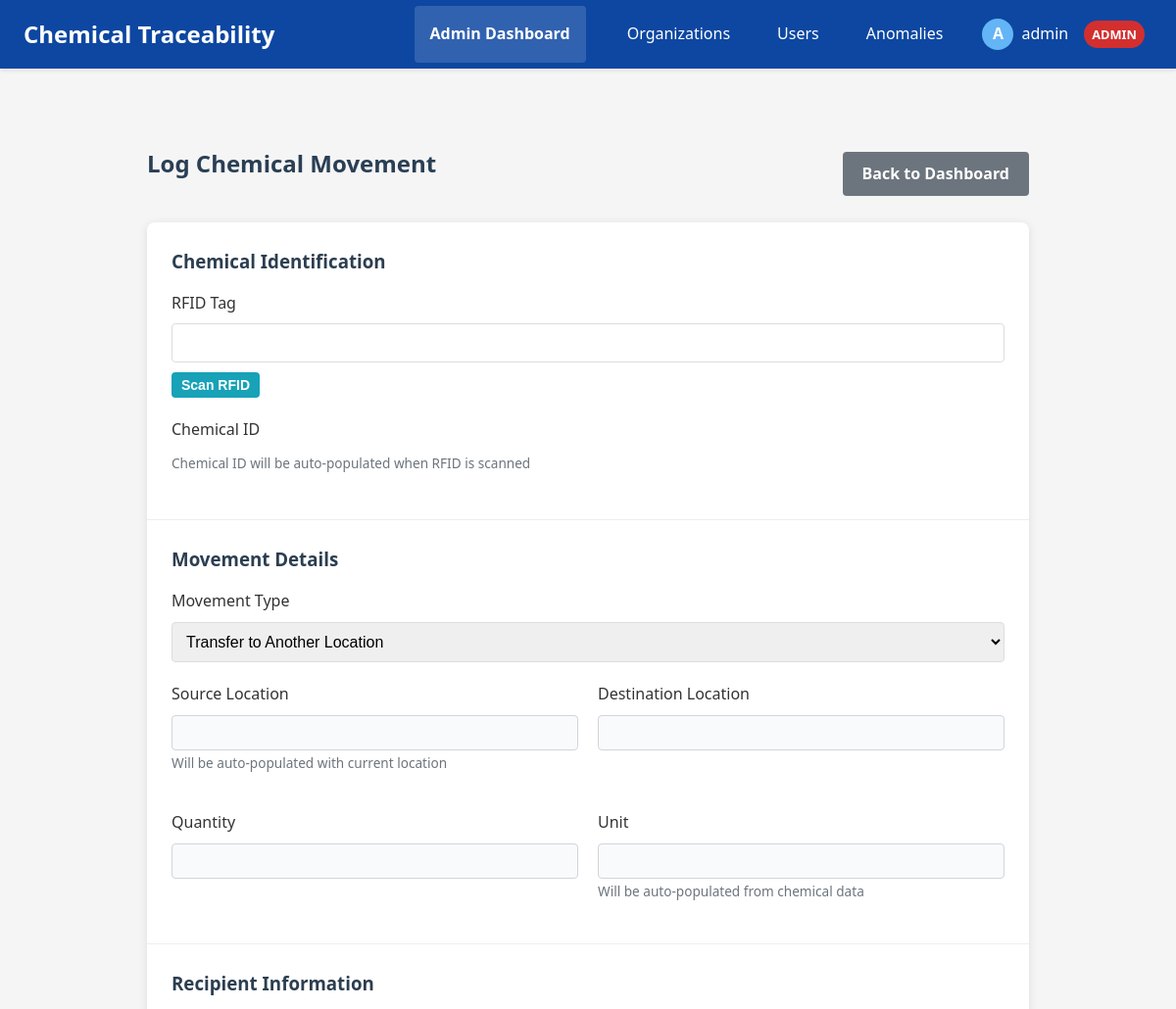
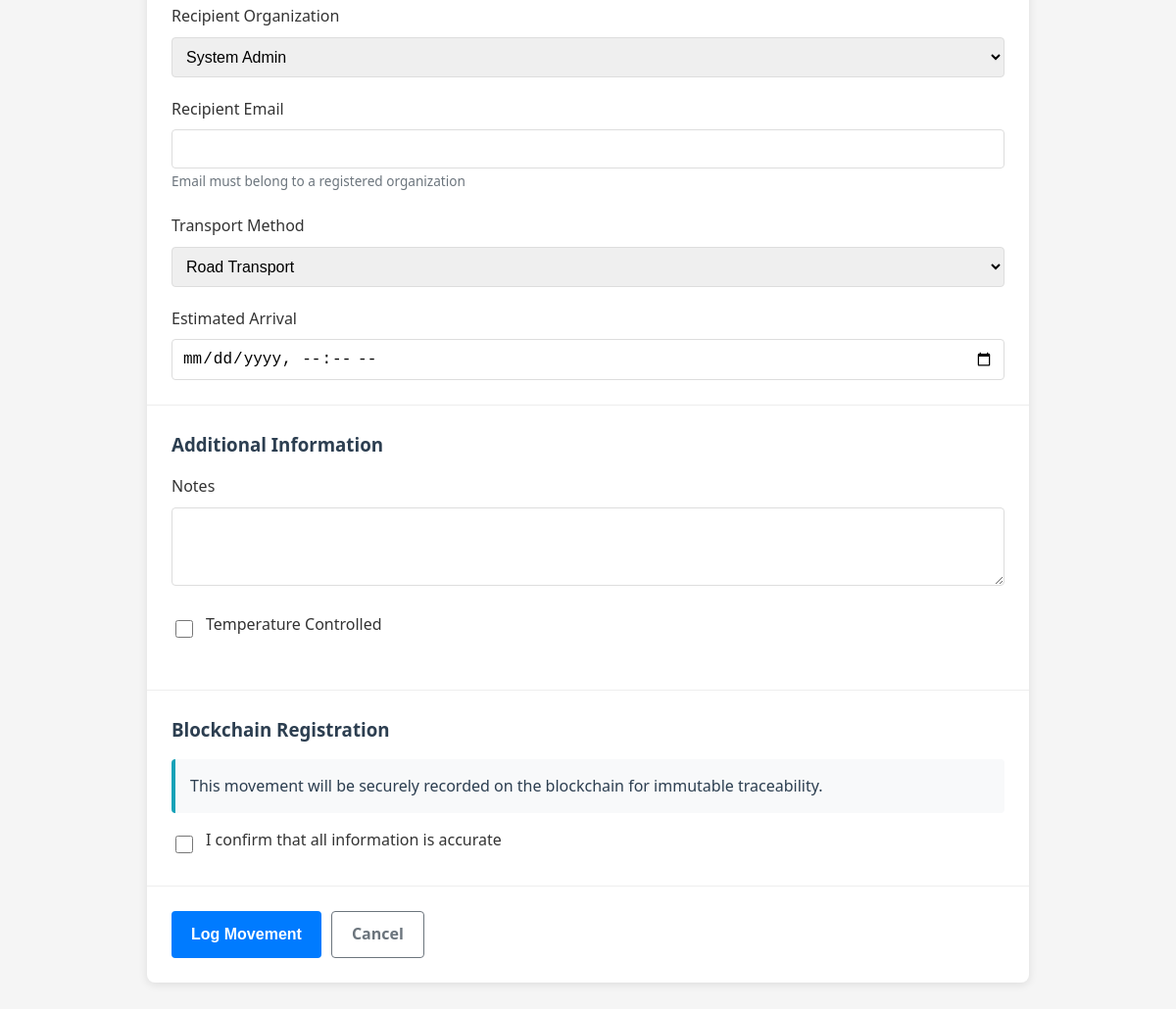
Page /distributor/log-movement (signed in) on the committed database (2 pictures, top to bottom).
### app/models.py (models this page shows, shortened)
class User(UserMixin, db.Model):
    id = db.Column(db.Integer, primary_key=True)
    username = db.Column(db.String(80), unique=True, nullable=False)
    email = db.Column(db.String(120), unique=True, nullable=False)
    password_hash = db.Column(db.String(128), nullable=False)
    first_name = db.Column(db.String(50), nullable=True)
    last_name = db.Column(db.String(50), nullable=True)
    role = db.Column(db.Enum(RoleType), nullable=False)
    active = db.Column(db.Boolean, default=True)
    created_at = db.Column(db.DateTime, default=datetime.utcnow)
    last_login = db.Column(db.DateTime, nullable=True)
    organization_id = db.Column(db.Integer, db.ForeignKey('organization.id'))
    is_admin = db.Column(db.Boolean, default=False)
    def has_role(self, role_type):
        if self.is_admin:
            return True

### app/routes/distributor.py (the view, shortened to what this page needs)
@distributor_bp.route('/log-movement', methods=['GET', 'POST'])
@login_required
@distributor_required
def log_movement():
    form = MovementForm()
    form.recipient_organization.choices = [(org.id, org.name) for org in
                                          Organization.query.filter_by(active=True).all()]
    return render_template('distributor/log_movement.html', form=form)

### app/templates/distributor/log_movement.html (shortened to what this page needs)
{% extends "base.html" %}
{% block content %}
<div class="content-container">
  <div class="header-with-actions">
    <h2>Log Chemical Movement</h2>
    <div class="action-buttons">
      <a href="{{ url_for('dashboard_bp.dashboard') }}" class="btn btn-secondary">Back to Dashboard</a>
    </div>
  </div>
  <div class="form-container">
    <form method="POST" action="{{ url_for('distributor_bp.log_movement') }}">
      <div class="form-section">
        <h3>Chemical Identification</h3>
        <div class="form-group">
          {{ form.rfid_tag.label }} {{ form.rfid_tag(class="form-control") }}
          <div class="rfid-scanner-container">
            <button type="button" id="scanRfidBtn" class="btn btn-info btn-sm">
               Scan RFID
            </button>
          </div>
        </div>
        <div class="form-group">
          {{ form.chemical_id.label }} {{ form.chemical_id(class="form-control") }}
          <small class="form-text text-muted">Chemical ID will be auto-populated when RFID is scanned</small>
        </div>
      </div>
      <div class="form-section">
        <h3>Movement Details</h3>
        <div class="form-group">
          {{ form.movement_type.label }} {{ form.movement_type(class="form-control") }}
        </div>
        <div class="form-row">
          <div class="form-group half">
            {{ form.source_location.label }} {{ form.source_location(class="form-control") }}
            <small class="form-text text-muted">Will be auto-populated with current location</small>
          </div>
          <div class="form-group half">
            {{ form.destination_location.label }} {{ form.destination_location(class="form-control") }}
          </div>
        </div>
        <div class="form-row">
          <div class="form-group half">
            {{ form.quantity.label }} {{ form.quantity(class="form-control", type="number", step="0.01") }}
          </div>
          <div class="form-group half">
            {{ form.unit.label }} {{ form.unit(class="form-control") }}
            <small class="form-text text-muted">Will be auto-populated from chemical data</small>
          </div>
        </div>
      </div>
      <div class="form-section">
        <h3>Recipient Information</h3>
        <div class="form-group">
          {{ form.recipient_organization.label }} {{ form.recipient_organization(class="form-control") }}
        </div>
        <div class="form-group">
          {{ form.recipient_email.label }} {{ form.recipient_email(class="form-control") }}
          <small class="form-text text-muted">Email must belong to a registered organization</small>
        </div>
        <div class="form-group">
          {{ form.transport_method.label }} {{ form.transport_method(class="form-control") }}
        </div>
        <div class="form-group">
          {{ form.estimated_arrival.label }} {{ form.estimated_arrival(class="form-control", type="datetime-local") }}
        </div>
      </div>
      <div class="form-section">
        <h3>Additional Information</h3>
        <div class="form-group">
          {{ form.notes.label }} {{ form.notes(class="form-control", rows=3) }}
        </div>
        <div class="form-group checkbox-group">
          {{ form.temperature_controlled(class="form-check-input") }}
          {{ form.temperature_controlled.label(class="form-check-label") }}
        </div>
      </div>
      <div class="form-section">
        <h3>Blockchain Registration</h3>
        <div class="blockchain-info">
          <p>
            This movement will be securely recorded on the blockchain for immutable traceability.
          </p>
        </div>
        <div class="form-group checkbox-group">
          {{ form.confirm_accuracy(class="form-check-input") }}
          {{ form.confirm_accuracy.label(class="form-check-label") }}
        </div>
      </div>
      <div class="form-actions">
        {{ form.submit(class="btn btn-primary") }}
        <a href="{{ url_for('dashboard_bp.dashboard') }}" class="btn btn-outline">Cancel</a>
      </div>
    </form>
  </div>
</div>
{% endblock %}

### app/templates/base.html (shortened to what this page needs)
<!DOCTYPE html>
<html lang="en">
<head>
    <link rel="stylesheet" href="{{ url_for('static', filename='style.css') }}">
</head>
<body>
    <nav class="navbar">
        <div class="logo">Chemical Traceability</div>
        <div class="nav-links">
            {% if current_user.is_authenticated %}
                {% if current_user.role.name == 'ADMIN' %}
                <a href="{{ url_for('admin_bp.admin_dashboard') }}" class="dashboard-btn"><strong>Admin Dashboard</strong></a>
                <a href="{{ url_for('admin_bp.organization_list') }}">Organizations</a>
                <a href="{{ url_for('admin_bp.user_list') }}">Users</a>
                <a href="{{ url_for('admin_bp.view_anomalies') }}">Anomalies</a>
                {% endif %}
                <div class="user-menu">
                    <div class="user-info" onclick="toggleDropdown()">
                        <div class="user-avatar">{{ current_user.username[0].upper() }}</div>
                        <span class="username">{{ current_user.username }}</span>
                        <span class="role-badge {{ current_user.role.name.lower() }}">{{ current_user.role.name }}</span>
                    </div>
                </div>
            {% else %}
                <a href="{{ url_for('auth.login') }}">Login</a>
                <a href="{{ url_for('auth.register') }}">Register</a>
            {% endif %}
        </div>
    </nav>
    <div class="container">
        <main>
            {% block content %}{% endblock %}
        </main>
    </div>
</body>
</html>

### app/static/style.css (style rules this page uses)
body { font-family: 'Segoe UI', Arial, sans-serif; background: #f4f6fb; margin: 0; padding: 0; color: #333; line-height: 1.6; }
nav { background: #2a3f54; color: #fff; padding: 1rem 2rem; display: flex; align-items: center; justify-content: space-between; }
nav a { color: #fff; text-decoration: none; margin-left: 1rem; font-weight: 500; }
main { padding: 2rem; }
h2 { color: #2a3f54; margin-top: 0; }
.form-row { margin-bottom: 1rem; }
.form-row label { display: block; margin-bottom: 0.25rem; font-weight: 500; }
.form-row input, .form-row select, .form-row textarea { width: 100%; padding: 0.5rem; border: 1px solid #d1d5db; border-radius: 4px; font-size: 1rem; background: #f8fafc; }

### app/templates/base.html (style rules this page uses)
body { font-family: 'Segoe UI', Tahoma, Geneva, Verdana, sans-serif; margin: 0; padding: 0; background-color: #f5f5f5; }
.navbar { background-color: #0d47a1; color: white; display: flex; justify-content: space-between; align-items: center; padding: 0 1.5rem; box-shadow: 0 2px 4px rgba(0,0,0,0.1); }
.logo { font-size: 1.5rem; font-weight: bold; padding: 1rem 0; }
.nav-links { display: flex; align-items: center; }
.nav-links a { color: white; text-decoration: none; padding: 1rem; display: inline-block; transition: background-color 0.3s; }
.user-menu { position: relative; display: inline-block; margin-left: 1rem; }
.user-info { display: flex; align-items: center; cursor: pointer; padding: 0.5rem; border-radius: 4px; }
.user-avatar { width: 32px; height: 32px; border-radius: 50%; margin-right: 0.5rem; background-color: #64b5f6; color: white; display: flex; align-items: center; justify-content: center; font-weight: bold; }
.username { margin-right: 0.5rem; }
.role-badge { display: inline-block; padding: 0.25rem 0.5rem; border-radius: 20px; font-size: 0.8rem; margin-left: 0.5rem; text-transform: uppercase; font-weight: bold; }
.admin { background-color: #d32f2f; color: white; }
.container { max-width: 1200px; margin: 0 auto; padding: 1.5rem; }
main { padding: 1.5rem; }
.form-group { margin-bottom: 1rem; }
.form-group label { display: block; margin-bottom: 0.5rem; font-weight: 500; }
.form-control { width: 100%; padding: 0.5rem; border: 1px solid #ddd; border-radius: 4px; font-size: 1rem; box-sizing: border-box; }
.btn { display: inline-block; padding: 0.5rem 1rem; border: none; border-radius: 4px; cursor: pointer; text-decoration: none; font-size: 1rem; text-align: center; }
.btn-primary { background-color: #1976d2; color: white; }
.dashboard-btn { background-color: rgba(255, 255, 255, 0.15); border-radius: 4px; margin-right: 10px; font-weight: bold; }

### app/templates/distributor/log_movement.html (style rules this page uses)
.content-container { max-width: 900px; margin: 30px auto; padding: 0 20px; }
.header-with-actions { display: flex; justify-content: space-between; align-items: center; margin-bottom: 20px; }
.form-container { background-color: #fff; border-radius: 8px; box-shadow: 0 2px 10px rgba(0,0,0,0.1); overflow: hidden; }
.form-section { padding: 25px; border-bottom: 1px solid #eee; }
.form-section h3 { margin-top: 0; margin-bottom: 15px; color: #2c3e50; }
.form-group { margin-bottom: 20px; }
.form-group:last-child { margin-bottom: 0; }
.form-row { display: flex; gap: 20px; }
.form-group.half { flex: 1; }
.form-control { width: 100%; padding: 10px; border: 1px solid #ddd; border-radius: 4px; font-size: 16px; }
textarea.form-control { resize: vertical; min-height: 80px; }
.form-text { color: #6c757d; font-size: 0.85rem; margin-top: 5px; }
.checkbox-group { display: flex; align-items: center; gap: 10px; }
.form-check-input { width: 18px; height: 18px; }
.form-check-label { font-weight: bold; }
.blockchain-info { background-color: #f8f9fa; padding: 15px; border-radius: 4px; margin-bottom: 15px; border-left: 4px solid #17a2b8; }
.blockchain-info p { margin: 0; color: #2c3e50; }
.form-actions { padding: 25px; display: flex; gap: 10px; }
.btn { display: inline-block; padding: 10px 20px; border-radius: 4px; text-decoration: none; font-weight: bold; cursor: pointer; border: none; }
.btn-sm { padding: 5px 10px; font-size: 0.875rem; }
.btn-primary { background-color: #007bff; color: white; }
.btn-secondary { background-color: #6c757d; color: white; }
.btn-info { background-color: #17a2b8; color: white; }
.btn-outline { background-color: transparent; color: #6c757d; border: 1px solid #6c757d; }
.rfid-scanner-container { display: flex; align-items: center; gap: 10px; margin-top: 10px; }

### rows in the picture
User: username "A", username "admin", role.name "ADMIN"
